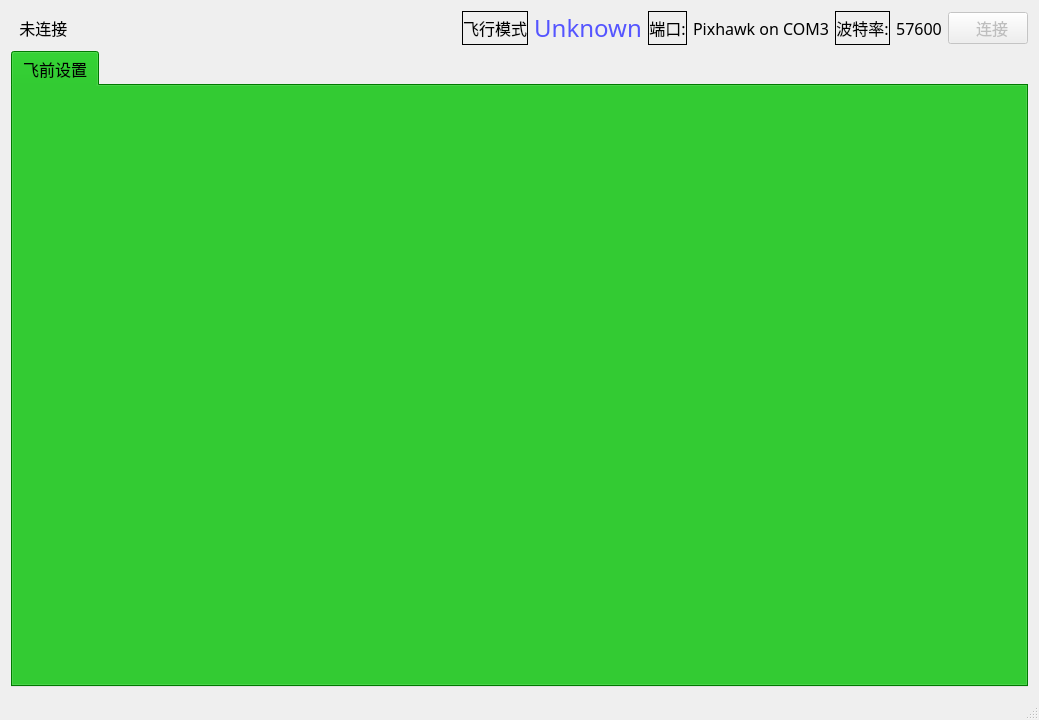
<?xml version="1.0" encoding="UTF-8"?>
<ui version="4.0">
 <class>MainWindow</class>
 <widget class="QMainWindow" name="MainWindow">
  <property name="geometry">
   <rect>
    <x>0</x>
    <y>0</y>
    <width>1039</width>
    <height>720</height>
   </rect>
  </property>
  <property name="windowTitle">
   <string>MainWindow</string>
  </property>
  <widget class="QWidget" name="centralWidget">
   <layout class="QGridLayout" name="gridLayout_8">
    <item row="0" column="0">
     <layout class="QGridLayout" name="gridLayout_5" columnstretch="4,0,0,0">
      <item row="0" column="2">
       <layout class="QHBoxLayout" name="horizontalLayout_3" stretch="5,4">
        <item>
         <layout class="QHBoxLayout" name="horizontalLayout" stretch="2,3">
          <item>
           <widget class="QLabel" name="label_Message_2">
            <property name="sizePolicy">
             <sizepolicy hsizetype="Fixed" vsizetype="Preferred">
              <horstretch>0</horstretch>
              <verstretch>0</verstretch>
             </sizepolicy>
            </property>
            <property name="font">
             <font>
              <family>微软雅黑</family>
              <pointsize>12</pointsize>
             </font>
            </property>
            <property name="frameShape">
             <enum>QFrame::Box</enum>
            </property>
            <property name="text">
             <string>端口:</string>
            </property>
            <property name="textFormat">
             <enum>Qt::AutoText</enum>
            </property>
            <property name="alignment">
             <set>Qt::AlignCenter</set>
            </property>
           </widget>
          </item>
          <item>
           <widget class="QLabel" name="label_Portname">
            <property name="sizePolicy">
             <sizepolicy hsizetype="Fixed" vsizetype="Preferred">
              <horstretch>2</horstretch>
              <verstretch>0</verstretch>
             </sizepolicy>
            </property>
            <property name="font">
             <font>
              <family>微软雅黑</family>
              <pointsize>12</pointsize>
             </font>
            </property>
            <property name="frameShape">
             <enum>QFrame::NoFrame</enum>
            </property>
            <property name="text">
             <string>Pixhawk on COM3</string>
            </property>
            <property name="alignment">
             <set>Qt::AlignCenter</set>
            </property>
           </widget>
          </item>
         </layout>
        </item>
        <item>
         <layout class="QHBoxLayout" name="horizontalLayout_2" stretch="1,1">
          <item>
           <widget class="QLabel" name="label_2">
            <property name="sizePolicy">
             <sizepolicy hsizetype="Fixed" vsizetype="Preferred">
              <horstretch>0</horstretch>
              <verstretch>0</verstretch>
             </sizepolicy>
            </property>
            <property name="palette">
             <palette>
              <active>
               <colorrole role="WindowText">
                <brush brushstyle="SolidPattern">
                 <color alpha="255">
                  <red>0</red>
                  <green>0</green>
                  <blue>0</blue>
                 </color>
                </brush>
               </colorrole>
               <colorrole role="Button">
                <brush brushstyle="SolidPattern">
                 <color alpha="255">
                  <red>0</red>
                  <green>170</green>
                  <blue>0</blue>
                 </color>
                </brush>
               </colorrole>
               <colorrole role="Light">
                <brush brushstyle="SolidPattern">
                 <color alpha="255">
                  <red>255</red>
                  <green>255</green>
                  <blue>255</blue>
                 </color>
                </brush>
               </colorrole>
               <colorrole role="Midlight">
                <brush brushstyle="SolidPattern">
                 <color alpha="255">
                  <red>255</red>
                  <green>255</green>
                  <blue>255</blue>
                 </color>
                </brush>
               </colorrole>
               <colorrole role="Dark">
                <brush brushstyle="SolidPattern">
                 <color alpha="255">
                  <red>127</red>
                  <green>127</green>
                  <blue>127</blue>
                 </color>
                </brush>
               </colorrole>
               <colorrole role="Mid">
                <brush brushstyle="SolidPattern">
                 <color alpha="255">
                  <red>170</red>
                  <green>170</green>
                  <blue>170</blue>
                 </color>
                </brush>
               </colorrole>
               <colorrole role="Text">
                <brush brushstyle="SolidPattern">
                 <color alpha="255">
                  <red>0</red>
                  <green>0</green>
                  <blue>0</blue>
                 </color>
                </brush>
               </colorrole>
               <colorrole role="BrightText">
                <brush brushstyle="SolidPattern">
                 <color alpha="255">
                  <red>255</red>
                  <green>255</green>
                  <blue>255</blue>
                 </color>
                </brush>
               </colorrole>
               <colorrole role="ButtonText">
                <brush brushstyle="SolidPattern">
                 <color alpha="255">
                  <red>0</red>
                  <green>0</green>
                  <blue>0</blue>
                 </color>
                </brush>
               </colorrole>
               <colorrole role="Base">
                <brush brushstyle="SolidPattern">
                 <color alpha="255">
                  <red>0</red>
                  <green>170</green>
                  <blue>0</blue>
                 </color>
                </brush>
               </colorrole>
               <colorrole role="Window">
                <brush brushstyle="SolidPattern">
                 <color alpha="255">
                  <red>0</red>
                  <green>170</green>
                  <blue>0</blue>
                 </color>
                </brush>
               </colorrole>
               <colorrole role="Shadow">
                <brush brushstyle="SolidPattern">
                 <color alpha="255">
                  <red>0</red>
                  <green>0</green>
                  <blue>0</blue>
                 </color>
                </brush>
               </colorrole>
               <colorrole role="AlternateBase">
                <brush brushstyle="SolidPattern">
                 <color alpha="255">
                  <red>255</red>
                  <green>255</green>
                  <blue>255</blue>
                 </color>
                </brush>
               </colorrole>
               <colorrole role="ToolTipBase">
                <brush brushstyle="SolidPattern">
                 <color alpha="255">
                  <red>255</red>
                  <green>255</green>
                  <blue>220</blue>
                 </color>
                </brush>
               </colorrole>
               <colorrole role="ToolTipText">
                <brush brushstyle="SolidPattern">
                 <color alpha="255">
                  <red>0</red>
                  <green>0</green>
                  <blue>0</blue>
                 </color>
                </brush>
               </colorrole>
              </active>
              <inactive>
               <colorrole role="WindowText">
                <brush brushstyle="SolidPattern">
                 <color alpha="255">
                  <red>0</red>
                  <green>0</green>
                  <blue>0</blue>
                 </color>
                </brush>
               </colorrole>
               <colorrole role="Button">
                <brush brushstyle="SolidPattern">
                 <color alpha="255">
                  <red>0</red>
                  <green>170</green>
                  <blue>0</blue>
                 </color>
                </brush>
               </colorrole>
               <colorrole role="Light">
                <brush brushstyle="SolidPattern">
                 <color alpha="255">
                  <red>255</red>
                  <green>255</green>
                  <blue>255</blue>
                 </color>
                </brush>
               </colorrole>
               <colorrole role="Midlight">
                <brush brushstyle="SolidPattern">
                 <color alpha="255">
                  <red>255</red>
                  <green>255</green>
                  <blue>255</blue>
                 </color>
                </brush>
               </colorrole>
               <colorrole role="Dark">
                <brush brushstyle="SolidPattern">
                 <color alpha="255">
                  <red>127</red>
                  <green>127</green>
                  <blue>127</blue>
                 </color>
                </brush>
               </colorrole>
               <colorrole role="Mid">
                <brush brushstyle="SolidPattern">
                 <color alpha="255">
                  <red>170</red>
                  <green>170</green>
                  <blue>170</blue>
                 </color>
                </brush>
               </colorrole>
               <colorrole role="Text">
                <brush brushstyle="SolidPattern">
                 <color alpha="255">
                  <red>0</red>
                  <green>0</green>
                  <blue>0</blue>
                 </color>
                </brush>
               </colorrole>
               <colorrole role="BrightText">
                <brush brushstyle="SolidPattern">
                 <color alpha="255">
                  <red>255</red>
                  <green>255</green>
                  <blue>255</blue>
                 </color>
                </brush>
               </colorrole>
               <colorrole role="ButtonText">
                <brush brushstyle="SolidPattern">
                 <color alpha="255">
                  <red>0</red>
                  <green>0</green>
                  <blue>0</blue>
                 </color>
                </brush>
               </colorrole>
               <colorrole role="Base">
                <brush brushstyle="SolidPattern">
                 <color alpha="255">
                  <red>0</red>
                  <green>170</green>
                  <blue>0</blue>
                 </color>
                </brush>
               </colorrole>
               <colorrole role="Window">
                <brush brushstyle="SolidPattern">
                 <color alpha="255">
                  <red>0</red>
                  <green>170</green>
                  <blue>0</blue>
                 </color>
                </brush>
               </colorrole>
               <colorrole role="Shadow">
                <brush brushstyle="SolidPattern">
                 <color alpha="255">
                  <red>0</red>
                  <green>0</green>
                  <blue>0</blue>
                 </color>
                </brush>
               </colorrole>
               <colorrole role="AlternateBase">
                <brush brushstyle="SolidPattern">
                 <color alpha="255">
                  <red>255</red>
                  <green>255</green>
                  <blue>255</blue>
                 </color>
                </brush>
               </colorrole>
               <colorrole role="ToolTipBase">
                <brush brushstyle="SolidPattern">
                 <color alpha="255">
                  <red>255</red>
                  <green>255</green>
                  <blue>220</blue>
                 </color>
                </brush>
               </colorrole>
               <colorrole role="ToolTipText">
                <brush brushstyle="SolidPattern">
                 <color alpha="255">
                  <red>0</red>
                  <green>0</green>
                  <blue>0</blue>
                 </color>
                </brush>
               </colorrole>
              </inactive>
              <disabled>
               <colorrole role="WindowText">
                <brush brushstyle="SolidPattern">
                 <color alpha="255">
                  <red>127</red>
                  <green>127</green>
                  <blue>127</blue>
                 </color>
                </brush>
               </colorrole>
               <colorrole role="Button">
                <brush brushstyle="SolidPattern">
                 <color alpha="255">
                  <red>0</red>
                  <green>170</green>
                  <blue>0</blue>
                 </color>
                </brush>
               </colorrole>
               <colorrole role="Light">
                <brush brushstyle="SolidPattern">
                 <color alpha="255">
                  <red>255</red>
                  <green>255</green>
                  <blue>255</blue>
                 </color>
                </brush>
               </colorrole>
               <colorrole role="Midlight">
                <brush brushstyle="SolidPattern">
                 <color alpha="255">
                  <red>255</red>
                  <green>255</green>
                  <blue>255</blue>
                 </color>
                </brush>
               </colorrole>
               <colorrole role="Dark">
                <brush brushstyle="SolidPattern">
                 <color alpha="255">
                  <red>127</red>
                  <green>127</green>
                  <blue>127</blue>
                 </color>
                </brush>
               </colorrole>
               <colorrole role="Mid">
                <brush brushstyle="SolidPattern">
                 <color alpha="255">
                  <red>170</red>
                  <green>170</green>
                  <blue>170</blue>
                 </color>
                </brush>
               </colorrole>
               <colorrole role="Text">
                <brush brushstyle="SolidPattern">
                 <color alpha="255">
                  <red>127</red>
                  <green>127</green>
                  <blue>127</blue>
                 </color>
                </brush>
               </colorrole>
               <colorrole role="BrightText">
                <brush brushstyle="SolidPattern">
                 <color alpha="255">
                  <red>255</red>
                  <green>255</green>
                  <blue>255</blue>
                 </color>
                </brush>
               </colorrole>
               <colorrole role="ButtonText">
                <brush brushstyle="SolidPattern">
                 <color alpha="255">
                  <red>127</red>
                  <green>127</green>
                  <blue>127</blue>
                 </color>
                </brush>
               </colorrole>
               <colorrole role="Base">
                <brush brushstyle="SolidPattern">
                 <color alpha="255">
                  <red>0</red>
                  <green>170</green>
                  <blue>0</blue>
                 </color>
                </brush>
               </colorrole>
               <colorrole role="Window">
                <brush brushstyle="SolidPattern">
                 <color alpha="255">
                  <red>0</red>
                  <green>170</green>
                  <blue>0</blue>
                 </color>
                </brush>
               </colorrole>
               <colorrole role="Shadow">
                <brush brushstyle="SolidPattern">
                 <color alpha="255">
                  <red>0</red>
                  <green>0</green>
                  <blue>0</blue>
                 </color>
                </brush>
               </colorrole>
               <colorrole role="AlternateBase">
                <brush brushstyle="SolidPattern">
                 <color alpha="255">
                  <red>255</red>
                  <green>255</green>
                  <blue>255</blue>
                 </color>
                </brush>
               </colorrole>
               <colorrole role="ToolTipBase">
                <brush brushstyle="SolidPattern">
                 <color alpha="255">
                  <red>255</red>
                  <green>255</green>
                  <blue>220</blue>
                 </color>
                </brush>
               </colorrole>
               <colorrole role="ToolTipText">
                <brush brushstyle="SolidPattern">
                 <color alpha="255">
                  <red>0</red>
                  <green>0</green>
                  <blue>0</blue>
                 </color>
                </brush>
               </colorrole>
              </disabled>
             </palette>
            </property>
            <property name="font">
             <font>
              <family>微软雅黑</family>
              <pointsize>12</pointsize>
             </font>
            </property>
            <property name="styleSheet">
             <string notr="true"/>
            </property>
            <property name="frameShape">
             <enum>QFrame::Box</enum>
            </property>
            <property name="text">
             <string>波特率:</string>
            </property>
            <property name="alignment">
             <set>Qt::AlignCenter</set>
            </property>
           </widget>
          </item>
          <item>
           <widget class="QLabel" name="label_Baudrate">
            <property name="sizePolicy">
             <sizepolicy hsizetype="Fixed" vsizetype="Preferred">
              <horstretch>0</horstretch>
              <verstretch>0</verstretch>
             </sizepolicy>
            </property>
            <property name="palette">
             <palette>
              <active>
               <colorrole role="WindowText">
                <brush brushstyle="SolidPattern">
                 <color alpha="255">
                  <red>0</red>
                  <green>0</green>
                  <blue>0</blue>
                 </color>
                </brush>
               </colorrole>
               <colorrole role="Button">
                <brush brushstyle="SolidPattern">
                 <color alpha="255">
                  <red>0</red>
                  <green>170</green>
                  <blue>0</blue>
                 </color>
                </brush>
               </colorrole>
               <colorrole role="Light">
                <brush brushstyle="SolidPattern">
                 <color alpha="255">
                  <red>0</red>
                  <green>255</green>
                  <blue>0</blue>
                 </color>
                </brush>
               </colorrole>
               <colorrole role="Midlight">
                <brush brushstyle="SolidPattern">
                 <color alpha="255">
                  <red>0</red>
                  <green>212</green>
                  <blue>0</blue>
                 </color>
                </brush>
               </colorrole>
               <colorrole role="Dark">
                <brush brushstyle="SolidPattern">
                 <color alpha="255">
                  <red>0</red>
                  <green>85</green>
                  <blue>0</blue>
                 </color>
                </brush>
               </colorrole>
               <colorrole role="Mid">
                <brush brushstyle="SolidPattern">
                 <color alpha="255">
                  <red>0</red>
                  <green>113</green>
                  <blue>0</blue>
                 </color>
                </brush>
               </colorrole>
               <colorrole role="Text">
                <brush brushstyle="SolidPattern">
                 <color alpha="255">
                  <red>0</red>
                  <green>0</green>
                  <blue>0</blue>
                 </color>
                </brush>
               </colorrole>
               <colorrole role="BrightText">
                <brush brushstyle="SolidPattern">
                 <color alpha="255">
                  <red>255</red>
                  <green>255</green>
                  <blue>255</blue>
                 </color>
                </brush>
               </colorrole>
               <colorrole role="ButtonText">
                <brush brushstyle="SolidPattern">
                 <color alpha="255">
                  <red>0</red>
                  <green>0</green>
                  <blue>0</blue>
                 </color>
                </brush>
               </colorrole>
               <colorrole role="Base">
                <brush brushstyle="SolidPattern">
                 <color alpha="255">
                  <red>255</red>
                  <green>255</green>
                  <blue>255</blue>
                 </color>
                </brush>
               </colorrole>
               <colorrole role="Window">
                <brush brushstyle="SolidPattern">
                 <color alpha="255">
                  <red>0</red>
                  <green>170</green>
                  <blue>0</blue>
                 </color>
                </brush>
               </colorrole>
               <colorrole role="Shadow">
                <brush brushstyle="SolidPattern">
                 <color alpha="255">
                  <red>0</red>
                  <green>0</green>
                  <blue>0</blue>
                 </color>
                </brush>
               </colorrole>
               <colorrole role="AlternateBase">
                <brush brushstyle="SolidPattern">
                 <color alpha="255">
                  <red>127</red>
                  <green>212</green>
                  <blue>127</blue>
                 </color>
                </brush>
               </colorrole>
               <colorrole role="ToolTipBase">
                <brush brushstyle="SolidPattern">
                 <color alpha="255">
                  <red>255</red>
                  <green>255</green>
                  <blue>220</blue>
                 </color>
                </brush>
               </colorrole>
               <colorrole role="ToolTipText">
                <brush brushstyle="SolidPattern">
                 <color alpha="255">
                  <red>0</red>
                  <green>0</green>
                  <blue>0</blue>
                 </color>
                </brush>
               </colorrole>
              </active>
              <inactive>
               <colorrole role="WindowText">
                <brush brushstyle="SolidPattern">
                 <color alpha="255">
                  <red>0</red>
                  <green>0</green>
                  <blue>0</blue>
                 </color>
                </brush>
               </colorrole>
               <colorrole role="Button">
                <brush brushstyle="SolidPattern">
                 <color alpha="255">
                  <red>0</red>
                  <green>170</green>
                  <blue>0</blue>
                 </color>
                </brush>
               </colorrole>
               <colorrole role="Light">
                <brush brushstyle="SolidPattern">
                 <color alpha="255">
                  <red>0</red>
                  <green>255</green>
                  <blue>0</blue>
                 </color>
                </brush>
               </colorrole>
               <colorrole role="Midlight">
                <brush brushstyle="SolidPattern">
                 <color alpha="255">
                  <red>0</red>
                  <green>212</green>
                  <blue>0</blue>
                 </color>
                </brush>
               </colorrole>
               <colorrole role="Dark">
                <brush brushstyle="SolidPattern">
                 <color alpha="255">
                  <red>0</red>
                  <green>85</green>
                  <blue>0</blue>
                 </color>
                </brush>
               </colorrole>
               <colorrole role="Mid">
                <brush brushstyle="SolidPattern">
                 <color alpha="255">
                  <red>0</red>
                  <green>113</green>
                  <blue>0</blue>
                 </color>
                </brush>
               </colorrole>
               <colorrole role="Text">
                <brush brushstyle="SolidPattern">
                 <color alpha="255">
                  <red>0</red>
                  <green>0</green>
                  <blue>0</blue>
                 </color>
                </brush>
               </colorrole>
               <colorrole role="BrightText">
                <brush brushstyle="SolidPattern">
                 <color alpha="255">
                  <red>255</red>
                  <green>255</green>
                  <blue>255</blue>
                 </color>
                </brush>
               </colorrole>
               <colorrole role="ButtonText">
                <brush brushstyle="SolidPattern">
                 <color alpha="255">
                  <red>0</red>
                  <green>0</green>
                  <blue>0</blue>
                 </color>
                </brush>
               </colorrole>
               <colorrole role="Base">
                <brush brushstyle="SolidPattern">
                 <color alpha="255">
                  <red>255</red>
                  <green>255</green>
                  <blue>255</blue>
                 </color>
                </brush>
               </colorrole>
               <colorrole role="Window">
                <brush brushstyle="SolidPattern">
                 <color alpha="255">
                  <red>0</red>
                  <green>170</green>
                  <blue>0</blue>
                 </color>
                </brush>
               </colorrole>
               <colorrole role="Shadow">
                <brush brushstyle="SolidPattern">
                 <color alpha="255">
                  <red>0</red>
                  <green>0</green>
                  <blue>0</blue>
                 </color>
                </brush>
               </colorrole>
               <colorrole role="AlternateBase">
                <brush brushstyle="SolidPattern">
                 <color alpha="255">
                  <red>127</red>
                  <green>212</green>
                  <blue>127</blue>
                 </color>
                </brush>
               </colorrole>
               <colorrole role="ToolTipBase">
                <brush brushstyle="SolidPattern">
                 <color alpha="255">
                  <red>255</red>
                  <green>255</green>
                  <blue>220</blue>
                 </color>
                </brush>
               </colorrole>
               <colorrole role="ToolTipText">
                <brush brushstyle="SolidPattern">
                 <color alpha="255">
                  <red>0</red>
                  <green>0</green>
                  <blue>0</blue>
                 </color>
                </brush>
               </colorrole>
              </inactive>
              <disabled>
               <colorrole role="WindowText">
                <brush brushstyle="SolidPattern">
                 <color alpha="255">
                  <red>0</red>
                  <green>85</green>
                  <blue>0</blue>
                 </color>
                </brush>
               </colorrole>
               <colorrole role="Button">
                <brush brushstyle="SolidPattern">
                 <color alpha="255">
                  <red>0</red>
                  <green>170</green>
                  <blue>0</blue>
                 </color>
                </brush>
               </colorrole>
               <colorrole role="Light">
                <brush brushstyle="SolidPattern">
                 <color alpha="255">
                  <red>0</red>
                  <green>255</green>
                  <blue>0</blue>
                 </color>
                </brush>
               </colorrole>
               <colorrole role="Midlight">
                <brush brushstyle="SolidPattern">
                 <color alpha="255">
                  <red>0</red>
                  <green>212</green>
                  <blue>0</blue>
                 </color>
                </brush>
               </colorrole>
               <colorrole role="Dark">
                <brush brushstyle="SolidPattern">
                 <color alpha="255">
                  <red>0</red>
                  <green>85</green>
                  <blue>0</blue>
                 </color>
                </brush>
               </colorrole>
               <colorrole role="Mid">
                <brush brushstyle="SolidPattern">
                 <color alpha="255">
                  <red>0</red>
                  <green>113</green>
                  <blue>0</blue>
                 </color>
                </brush>
               </colorrole>
               <colorrole role="Text">
                <brush brushstyle="SolidPattern">
                 <color alpha="255">
                  <red>0</red>
                  <green>85</green>
                  <blue>0</blue>
                 </color>
                </brush>
               </colorrole>
               <colorrole role="BrightText">
                <brush brushstyle="SolidPattern">
                 <color alpha="255">
                  <red>255</red>
                  <green>255</green>
                  <blue>255</blue>
                 </color>
                </brush>
               </colorrole>
               <colorrole role="ButtonText">
                <brush brushstyle="SolidPattern">
                 <color alpha="255">
                  <red>0</red>
                  <green>85</green>
                  <blue>0</blue>
                 </color>
                </brush>
               </colorrole>
               <colorrole role="Base">
                <brush brushstyle="SolidPattern">
                 <color alpha="255">
                  <red>0</red>
                  <green>170</green>
                  <blue>0</blue>
                 </color>
                </brush>
               </colorrole>
               <colorrole role="Window">
                <brush brushstyle="SolidPattern">
                 <color alpha="255">
                  <red>0</red>
                  <green>170</green>
                  <blue>0</blue>
                 </color>
                </brush>
               </colorrole>
               <colorrole role="Shadow">
                <brush brushstyle="SolidPattern">
                 <color alpha="255">
                  <red>0</red>
                  <green>0</green>
                  <blue>0</blue>
                 </color>
                </brush>
               </colorrole>
               <colorrole role="AlternateBase">
                <brush brushstyle="SolidPattern">
                 <color alpha="255">
                  <red>0</red>
                  <green>170</green>
                  <blue>0</blue>
                 </color>
                </brush>
               </colorrole>
               <colorrole role="ToolTipBase">
                <brush brushstyle="SolidPattern">
                 <color alpha="255">
                  <red>255</red>
                  <green>255</green>
                  <blue>220</blue>
                 </color>
                </brush>
               </colorrole>
               <colorrole role="ToolTipText">
                <brush brushstyle="SolidPattern">
                 <color alpha="255">
                  <red>0</red>
                  <green>0</green>
                  <blue>0</blue>
                 </color>
                </brush>
               </colorrole>
              </disabled>
             </palette>
            </property>
            <property name="font">
             <font>
              <family>微软雅黑</family>
              <pointsize>12</pointsize>
             </font>
            </property>
            <property name="styleSheet">
             <string notr="true">border-color: rgb(0, 170, 0);</string>
            </property>
            <property name="frameShape">
             <enum>QFrame::NoFrame</enum>
            </property>
            <property name="text">
             <string>57600</string>
            </property>
            <property name="alignment">
             <set>Qt::AlignCenter</set>
            </property>
           </widget>
          </item>
         </layout>
        </item>
       </layout>
      </item>
      <item row="0" column="0">
       <widget class="QLabel" name="label_Message">
        <property name="font">
         <font>
          <family>微软雅黑</family>
          <pointsize>12</pointsize>
         </font>
        </property>
        <property name="text">
         <string>  未连接</string>
        </property>
        <property name="textFormat">
         <enum>Qt::AutoText</enum>
        </property>
       </widget>
      </item>
      <item row="0" column="1">
       <layout class="QHBoxLayout" name="horizontalLayout_5" stretch="1,1">
        <item>
         <widget class="QLabel" name="label_8">
          <property name="sizePolicy">
           <sizepolicy hsizetype="Fixed" vsizetype="Preferred">
            <horstretch>0</horstretch>
            <verstretch>0</verstretch>
           </sizepolicy>
          </property>
          <property name="font">
           <font>
            <family>微软雅黑</family>
            <pointsize>12</pointsize>
           </font>
          </property>
          <property name="frameShape">
           <enum>QFrame::Box</enum>
          </property>
          <property name="text">
           <string>飞行模式</string>
          </property>
          <property name="alignment">
           <set>Qt::AlignCenter</set>
          </property>
         </widget>
        </item>
        <item>
         <widget class="QLabel" name="label_Mode">
          <property name="sizePolicy">
           <sizepolicy hsizetype="Fixed" vsizetype="Preferred">
            <horstretch>0</horstretch>
            <verstretch>0</verstretch>
           </sizepolicy>
          </property>
          <property name="palette">
           <palette>
            <active>
             <colorrole role="WindowText">
              <brush brushstyle="SolidPattern">
               <color alpha="255">
                <red>85</red>
                <green>85</green>
                <blue>255</blue>
               </color>
              </brush>
             </colorrole>
             <colorrole role="Button">
              <brush brushstyle="SolidPattern">
               <color alpha="255">
                <red>0</red>
                <green>170</green>
                <blue>0</blue>
               </color>
              </brush>
             </colorrole>
             <colorrole role="Base">
              <brush brushstyle="SolidPattern">
               <color alpha="255">
                <red>0</red>
                <green>170</green>
                <blue>0</blue>
               </color>
              </brush>
             </colorrole>
             <colorrole role="Window">
              <brush brushstyle="SolidPattern">
               <color alpha="255">
                <red>0</red>
                <green>170</green>
                <blue>0</blue>
               </color>
              </brush>
             </colorrole>
            </active>
            <inactive>
             <colorrole role="WindowText">
              <brush brushstyle="SolidPattern">
               <color alpha="255">
                <red>85</red>
                <green>85</green>
                <blue>255</blue>
               </color>
              </brush>
             </colorrole>
             <colorrole role="Button">
              <brush brushstyle="SolidPattern">
               <color alpha="255">
                <red>0</red>
                <green>170</green>
                <blue>0</blue>
               </color>
              </brush>
             </colorrole>
             <colorrole role="Base">
              <brush brushstyle="SolidPattern">
               <color alpha="255">
                <red>0</red>
                <green>170</green>
                <blue>0</blue>
               </color>
              </brush>
             </colorrole>
             <colorrole role="Window">
              <brush brushstyle="SolidPattern">
               <color alpha="255">
                <red>0</red>
                <green>170</green>
                <blue>0</blue>
               </color>
              </brush>
             </colorrole>
            </inactive>
            <disabled>
             <colorrole role="WindowText">
              <brush brushstyle="SolidPattern">
               <color alpha="255">
                <red>120</red>
                <green>120</green>
                <blue>120</blue>
               </color>
              </brush>
             </colorrole>
             <colorrole role="Button">
              <brush brushstyle="SolidPattern">
               <color alpha="255">
                <red>0</red>
                <green>170</green>
                <blue>0</blue>
               </color>
              </brush>
             </colorrole>
             <colorrole role="Base">
              <brush brushstyle="SolidPattern">
               <color alpha="255">
                <red>0</red>
                <green>170</green>
                <blue>0</blue>
               </color>
              </brush>
             </colorrole>
             <colorrole role="Window">
              <brush brushstyle="SolidPattern">
               <color alpha="255">
                <red>0</red>
                <green>170</green>
                <blue>0</blue>
               </color>
              </brush>
             </colorrole>
            </disabled>
           </palette>
          </property>
          <property name="font">
           <font>
            <family>微软雅黑</family>
            <pointsize>18</pointsize>
           </font>
          </property>
          <property name="text">
           <string>Unknown</string>
          </property>
          <property name="alignment">
           <set>Qt::AlignCenter</set>
          </property>
         </widget>
        </item>
       </layout>
      </item>
      <item row="0" column="3">
       <widget class="QPushButton" name="pushButton_Connect">
        <property name="enabled">
         <bool>false</bool>
        </property>
        <property name="sizePolicy">
         <sizepolicy hsizetype="Fixed" vsizetype="Fixed">
          <horstretch>0</horstretch>
          <verstretch>0</verstretch>
         </sizepolicy>
        </property>
        <property name="font">
         <font>
          <family>微软雅黑</family>
          <pointsize>12</pointsize>
         </font>
        </property>
        <property name="text">
         <string>  连接</string>
        </property>
        <property name="icon">
         <iconset>
          <normaloff>:/attitude/attitude/wifi.png</normaloff>:/attitude/attitude/wifi.png</iconset>
        </property>
        <property name="iconSize">
         <size>
          <width>24</width>
          <height>24</height>
         </size>
        </property>
       </widget>
      </item>
     </layout>
    </item>
    <item row="1" column="0">
     <widget class="QTabWidget" name="tabWidget">
      <property name="palette">
       <palette>
        <active>
         <colorrole role="Button">
          <brush brushstyle="SolidPattern">
           <color alpha="255">
            <red>0</red>
            <green>170</green>
            <blue>0</blue>
           </color>
          </brush>
         </colorrole>
         <colorrole role="Base">
          <brush brushstyle="SolidPattern">
           <color alpha="255">
            <red>0</red>
            <green>170</green>
            <blue>0</blue>
           </color>
          </brush>
         </colorrole>
         <colorrole role="Window">
          <brush brushstyle="SolidPattern">
           <color alpha="255">
            <red>0</red>
            <green>170</green>
            <blue>0</blue>
           </color>
          </brush>
         </colorrole>
        </active>
        <inactive>
         <colorrole role="Button">
          <brush brushstyle="SolidPattern">
           <color alpha="255">
            <red>0</red>
            <green>170</green>
            <blue>0</blue>
           </color>
          </brush>
         </colorrole>
         <colorrole role="Base">
          <brush brushstyle="SolidPattern">
           <color alpha="255">
            <red>0</red>
            <green>170</green>
            <blue>0</blue>
           </color>
          </brush>
         </colorrole>
         <colorrole role="Window">
          <brush brushstyle="SolidPattern">
           <color alpha="255">
            <red>0</red>
            <green>170</green>
            <blue>0</blue>
           </color>
          </brush>
         </colorrole>
        </inactive>
        <disabled>
         <colorrole role="Button">
          <brush brushstyle="SolidPattern">
           <color alpha="255">
            <red>0</red>
            <green>170</green>
            <blue>0</blue>
           </color>
          </brush>
         </colorrole>
         <colorrole role="Base">
          <brush brushstyle="SolidPattern">
           <color alpha="255">
            <red>0</red>
            <green>170</green>
            <blue>0</blue>
           </color>
          </brush>
         </colorrole>
         <colorrole role="Window">
          <brush brushstyle="SolidPattern">
           <color alpha="255">
            <red>0</red>
            <green>170</green>
            <blue>0</blue>
           </color>
          </brush>
         </colorrole>
        </disabled>
       </palette>
      </property>
      <property name="font">
       <font>
        <family>微软雅黑</family>
        <pointsize>12</pointsize>
       </font>
      </property>
      <property name="styleSheet">
       <string notr="true">background-image: url(:/attitude/attitude/background-new.jpg);</string>
      </property>
      <property name="currentIndex">
       <number>0</number>
      </property>
      <property name="iconSize">
       <size>
        <width>24</width>
        <height>24</height>
       </size>
      </property>
      <property name="movable">
       <bool>false</bool>
      </property>
      <widget class="QWidget" name="setup">
       <attribute name="title">
        <string>飞前设置</string>
       </attribute>
       <layout class="QGridLayout" name="gridLayout">
        <item row="0" column="0">
         <layout class="QHBoxLayout" name="horizontalLayout_4" stretch="6">
          <item>
           <widget class="QStackedWidget" name="stackedWidget_Summary">
            <widget class="QWidget" name="page"/>
            <widget class="QWidget" name="page_2"/>
           </widget>
          </item>
         </layout>
        </item>
       </layout>
      </widget>
     </widget>
    </item>
   </layout>
  </widget>
  <widget class="QMenuBar" name="menuBar">
   <property name="geometry">
    <rect>
     <x>0</x>
     <y>0</y>
     <width>1039</width>
     <height>23</height>
    </rect>
   </property>
  </widget>
  <widget class="QStatusBar" name="statusBar"/>
 </widget>
 <layoutdefault spacing="6" margin="11"/>
 <resources/>
 <connections/>
</ui>
